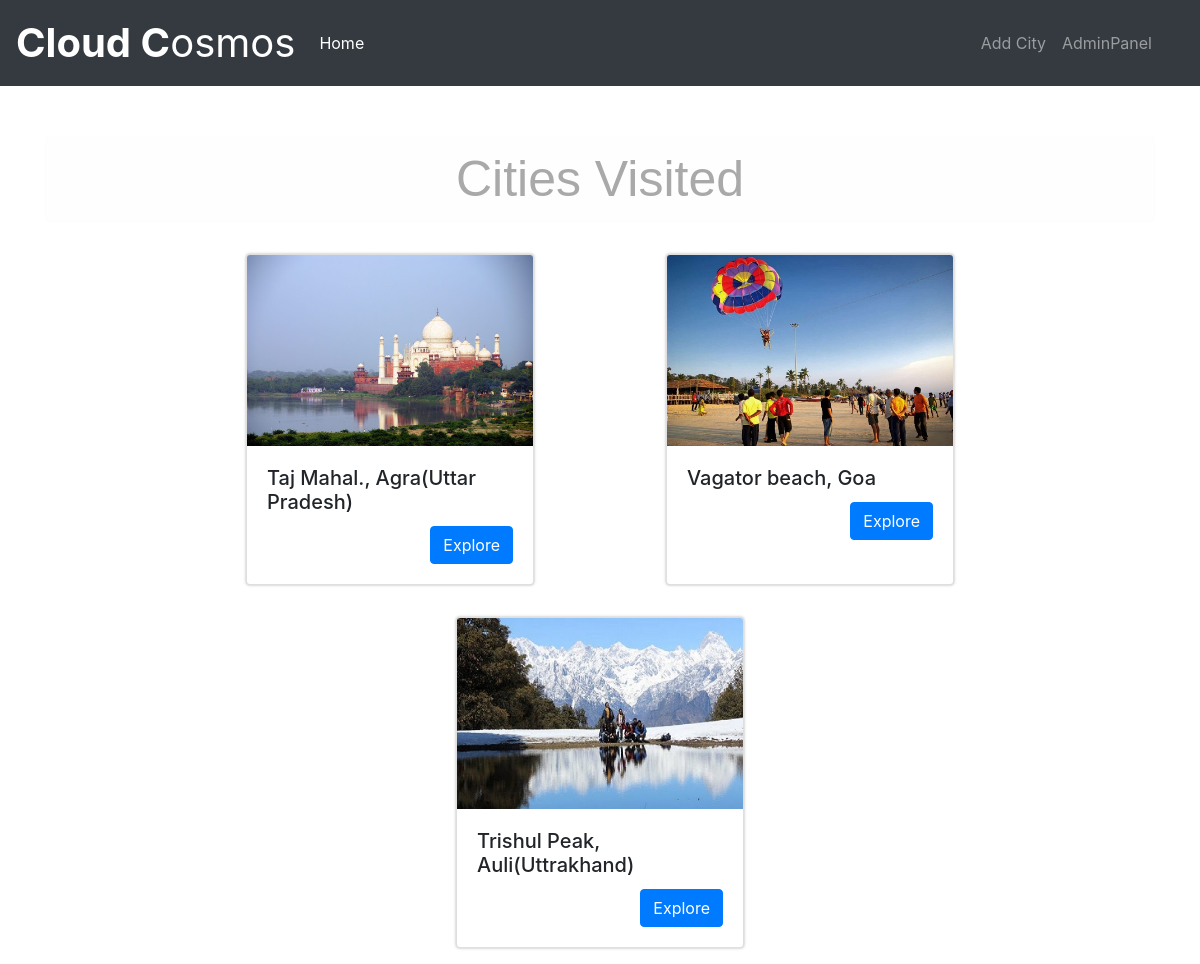
The page / on the database its author committed.
### home/models/cities.py (models this page shows)
class Cities(models.Model):
    img = models.ImageField(upload_to = 'pics')
    title = models.CharField(max_length = 150)
    desc = models.CharField(max_length = 15000)

### home/views.py (the view)
# urls.py: path('', views.index, name = "homepage"),
def index(request):
    citis = Cities.objects.all()
    return render(request, "index.html", {'citis' : citis})

### home/templates/index.html (shortened to what this page needs)
{% load static %}
{% static "images" as baseUrl %}
<!DOCTYPE html>
<html lang="en">
<head>
<link rel="stylesheet" type = "text/css" href = "{% static 'index.css' %}">
<link rel="stylesheet" href="https://cdn.jsdelivr.net/npm/bootstrap@4.5.3/dist/css/bootstrap.min.css">
</head>
<body>
    {% include 'navbar.html' %}
    <div class = "container">
        <h1 class = "alert alert-light"> Cities Visited </h1>
    </div>
    <div class="product col-lg-9 mx-auto">
        <div class="container-fluid">
          <div class="row mx-auto mt-2">
              {% for citi in citis %}
              <div class="card mx-auto mt-3 mb-3" style="width: 18rem;">
                <img class="card-img-top" src="{{citi.img.url}}" alt="Card image cap">
                <div class="card-body">
                  <h5 class="card-title">{{citi.title}}</h5>
                  <a href="city/" class="btn btn-primary" style="float: right;">Explore</a>
                </div>
              </div>
              {% endfor %}
          </div>
        </div>
      </div>
</body>
</html>

### static/index.css (style rules this page uses)
.container { text-align: center; margin-top: 50px; }
.container h1 { color: darkgrey; font-size: 50px; font-family: sans-serif; font-weight: lighter; }
.card { box-shadow: 0 0 3px rgba(0, 0, 0, 0.3) }

### rows shown on the page
Cities: img (picture), title "Taj Mahal., Agra(Uttar Pradesh)"
Cities: img (picture), title "Vagator beach, Goa"
Cities: img (picture), title "Trishul Peak, Auli(Uttrakhand)"
